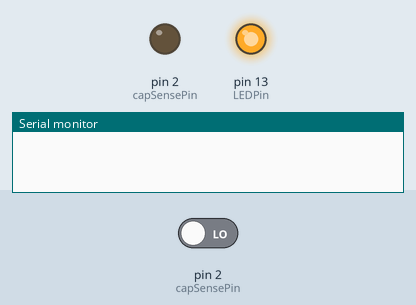
The sketch below on a simulated Arduino Uno, built with avr-gcc and run on an emulated ATmega328P. On the bench: output pins drawn as LEDs (lit = HIGH), the last lines printed to the serial monitor. Inputs (shaded band) come from the test bench; at power-on: pin 2 (capSensePin) LOW.

Above: at 1.2 s.
1.3 s: pin 2 (capSensePin) driven HIGH
At 2.8 s:
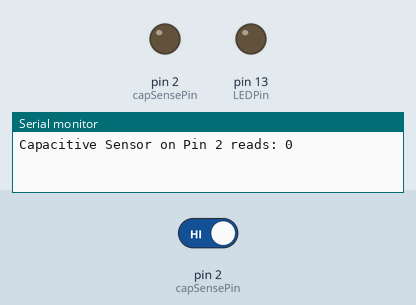
3.5 s: pin 2 (capSensePin) driven LOW
Timing chart, 0 to 6.5 s (numbered marks = the images above; inputs shaded):
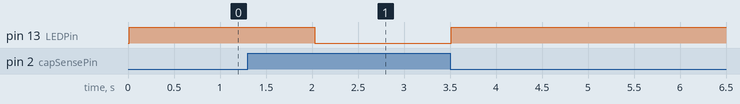

Measured:
- after the input at 1.3 s, pin 13 (LEDPin): HIGH → LOW after 0.73 s

The sketch:

capSensor2.ino
```cpp
// Pin for the LED
int LEDPin = 13;
// Pin to connect to your drawing
int capSensePin = 2;
// This is how high the sensor needs to read in order
//  to trigger a touch.  You'll find this number
//  by trial and error, or you could take readings at
//  the start of the program to dynamically calculate this.
int touchedCutoff = 9;

void setup(){
  Serial.begin(9600);
  // Set up the LED
  pinMode(LEDPin, OUTPUT);
  digitalWrite(LEDPin, LOW);
}

void loop(){
  // If the capacitive sensor reads above a certain threshold,
  //  turn on the LED
  if (readCapacitivePin(capSensePin) > touchedCutoff) {
    digitalWrite(LEDPin, HIGH);
    delay(1000);

  }
  else {
    digitalWrite(LEDPin, LOW);
  }

  // Every 500 ms, print the value of the capacitive sensor
  if ( (millis() % 500) == 0){
    Serial.print("Capacitive Sensor on Pin 2 reads: ");
    Serial.println(readCapacitivePin(capSensePin));
  }


}

// readCapacitivePin
//  Input: Arduino pin number
//  Output: A number, from 0 to 17 expressing
//          how much capacitance is on the pin
//  When you touch the pin, or whatever you have
//  attached to it, the number will get higher
//  In order for this to work now,
// The pin should have a 1+Megaohm resistor pulling
//  it up to +5v.
//  The bigger resistor the more sensitive it is.
uint8_t readCapacitivePin(int pinToMeasure){
  // This is how you declare a variable which
  //  will hold the PORT, PIN, and DDR registers
  //  on an AVR
  volatile uint8_t* port;
  volatile uint8_t* ddr;
  volatile uint8_t* pin;
  // Here we translate the input pin number from
  //  Arduino pin number to the AVR PORT, PIN, DDR,
  //  and which bit of those registers we care about.
  byte bitmask;
  if ((pinToMeasure >= 0) && (pinToMeasure <= 7)){
    port = &PORTD;
    ddr = &DDRD;
    bitmask = 1 << pinToMeasure;
    pin = &PIND;
  }
  if ((pinToMeasure > 7) && (pinToMeasure <= 13)){
    port = &PORTB;
    ddr = &DDRB;
    bitmask = 1 << (pinToMeasure - 8);
    pin = &PINB;
  }
  if ((pinToMeasure > 13) && (pinToMeasure <= 19)){
    port = &PORTC;
    ddr = &DDRC;
    bitmask = 1 << (pinToMeasure - 13);
    pin = &PINC;
  }
  // Discharge the pin first by setting it low and output
  *port &= ~(bitmask);
  *ddr  |= bitmask;
  delay(1);
  // Make the pin an input WITHOUT the internal pull-up on
  *ddr &= ~(bitmask);
  // Now see how long the pin to get pulled up
  int cycles = 16000;
  for(int i = 0; i < cycles; i++){
    if (*pin & bitmask){
      cycles = i;
      break;
    }
  }
  // Discharge the pin again by setting it low and output
  //  It's important to leave the pins low if you want to
  //  be able to touch more than 1 sensor at a time - if
  //  the sensor is left pulled high, when you touch
  //  two sensors, your body will transfer the charge between
  //  sensors.
  *port &= ~(bitmask);
  *ddr  |= bitmask;

  return cycles;
}
```
